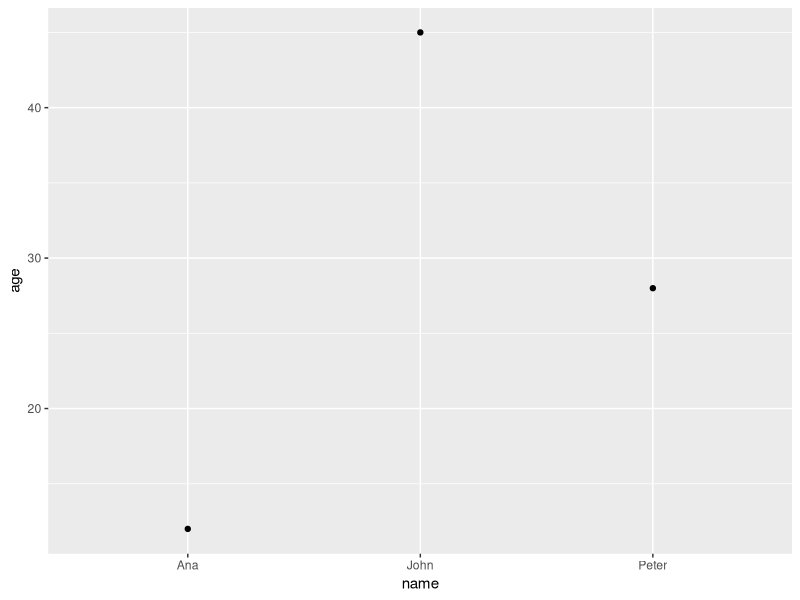

Write R code to recreate this figure.
library(ggplot2)

familyNamesAges <- data.frame (name = c("John", "Peter", "Ana"), 
                                age = c(45, 28, 12))
View(familyNamesAges)

familyNamesAgesPlot <- ggplot(familyNamesAges, aes(x=name, y=age)) +
  geom_point()

View(familyNamesAgesPlot)

str(familyNamesAgesPlot)

